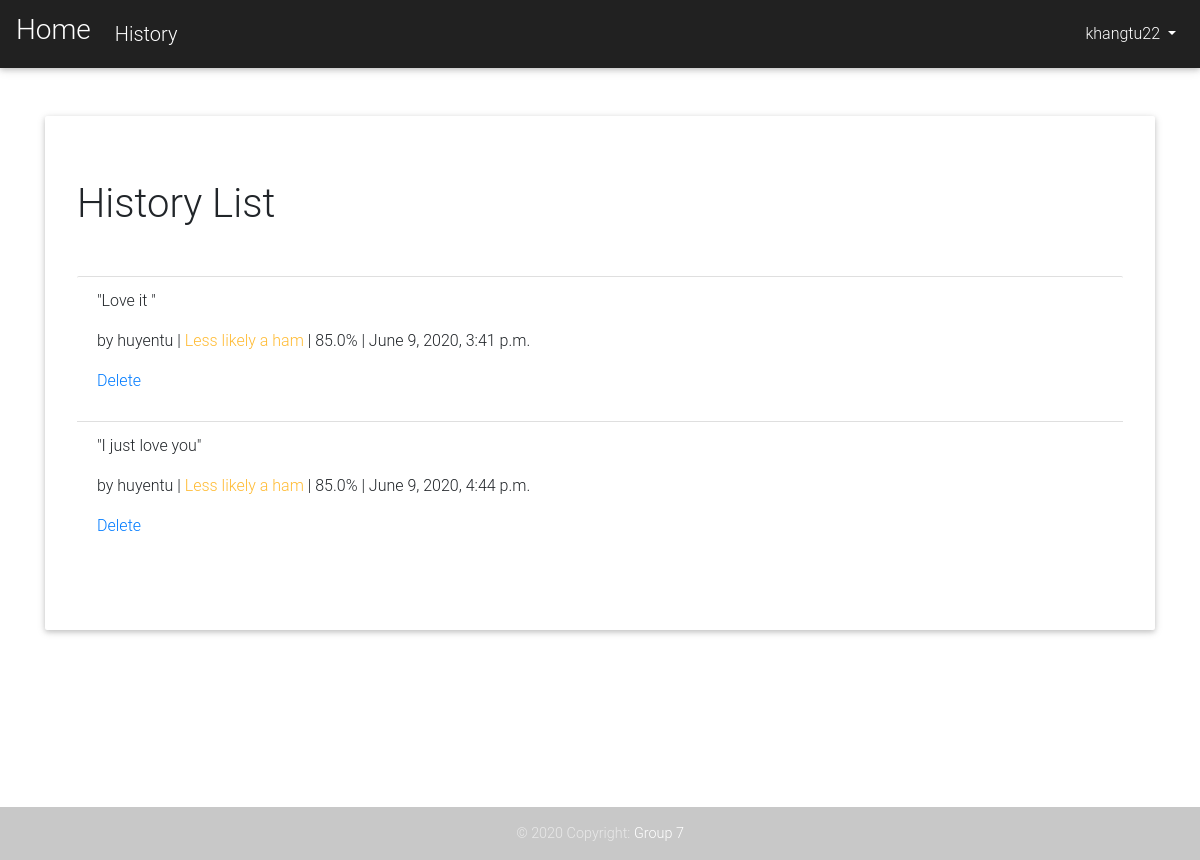
The app's page /history/ (signed in), older data.
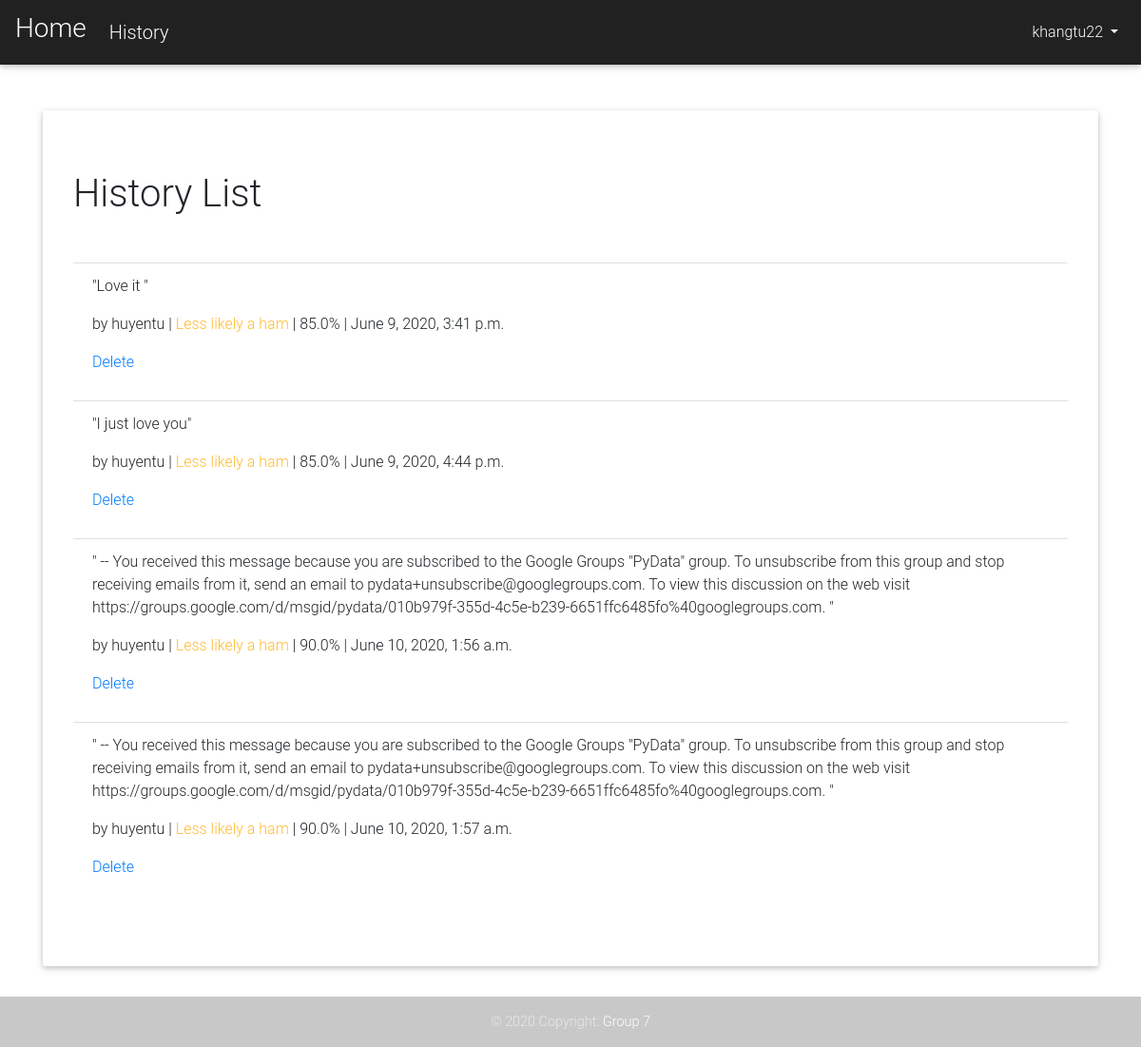
The same page, newer data.
### users/models.py (models this page shows)
class CustomUser(AbstractUser):
    objects = CustomUserManager()

### spam_email/models.py (models this page shows, shortened)
class Email(models.Model):
    content = models.TextField()
    result = models.CharField(max_length=100)
    accuracy = models.CharField(max_length=100)
    last_updated = models.DateTimeField(auto_now=True)
    author = models.ForeignKey(
        get_user_model(),
        on_delete=models.CASCADE,
        related_name='+',
        default='1',
    )

### spam_email/views.py (the view)
# urls.py: path('history/', HistoryView.as_view(), name='history'),
class HistoryView(LoginRequiredMixin, ListView):
    model = Email
    template_name = 'history.html'
    login_url = 'login'

### templates/history.html (shortened to what this page needs)
<!DOCTYPE html>
<html lang="en">
<head>
</head>
<body>
{% extends 'base.html' %}
{% block content %}
    <div class="jumbotron mt-5">
        <h1>History List</h1>
        <ul class="list-group list-group-flush mt-5">
            {% for email in object_list %}
          <li class="list-group-item">
            <p>"{{ email.content }}"</p>
            <p> by {{ email.author }} |<span class="text-warning"> {{ email.result }} </span>| {{ email.accuracy }}% | {{ email.last_updated }}</p>
            <p>
                <a href="{% url 'email_delete' email.pk %}" class="changelink">Delete</a>
            </p>
          </li>
            {% endfor %}
        </ul>
    </div>
{% endblock content %}

### templates/base.html (shortened to what this page needs)
<!DOCTYPE html>
{% load static %}
<html lang="en" dir="ltr">
<head>
</head>
<body class="body">
{% include "base/navbar.html" with base_name='SpamHam' %}
<div class="container" id="main">
    {% block content %}
    {% endblock %}
</div>
{% include "base/footer.html" with base_name='Footer' %}
</body>
</html>

### templates/base/navbar.html (shortened to what this page needs)
{% load static %}
<!DOCTYPE html>
<html lang="en">
<head>
    <link rel="stylesheet" type="text/css" href="{% static 'assets/MDB/css/mdb.min.css' %}">
    <link rel="stylesheet" type="text/css" href="{% static 'assets/css/base.css' %}">
</head>
<body>
    <nav class="navbar navbar-expand-md navbar-dark bg-dark mb-4">
        <a class="navbar-brand" href="{% url 'home' %}">
            <h3>Home</h3>
        </a>
        <a class="navbar-brand ml-2" href="{% url 'history' %}">History</a>
        <div class="collapse navbar-collapse" id="navbarCollapse">
            {% if user.is_authenticated %}
                <ul class="navbar-nav ml-auto">
                    <li class="nav-item">
                        <a class="nav-link dropdown-toggle" href="#" id="userMenu" data-toggle="dropdown" aria-haspopup="true" aria-expanded="false">
                        {{ user.username }}
                        </a>
                    </li>
                </ul>
        {% else %}
            <form class="form-inline ml-auto">
                <a href="{% url 'login' %}" class="text-white bg-dark" > <i class="fas fa-sign-in-alt"></i></a>
                <a href="{% url 'signup' %}" class="text-white bg-dark ml-3">Signup</a>
            </form>
        {% endif %}
        </div>
    </nav>
</body>
</html>

### templates/base/footer.html (shortened to what this page needs)
{% load static %}
<!DOCTYPE html>
<html lang="en">
<head>
    <link rel="stylesheet" href="https://stackpath.bootstrapcdn.com/bootstrap/4.1.1/css/bootstrap.min.css">
    <link rel="stylesheet" type="text/css" href="{% static 'assets/MDB/css/mdb.min.css' %}">
    <link rel="stylesheet" type="text/css" href="{% static 'assets/css/base.css' %}">
</head>
<body>
    <footer class="page-footer font-small #fafafa grey lighten-5">
      <div class="footer-copyright text-center py-3">© 2020 Copyright:
        <a href="https://mdbootstrap.com/"> Group 7</a>
      </div>
    </footer>
</body>
</html>

### static/assets/css/base.css (style rules this page uses)
body { font-family: 'Roboto', sans-serif; }

### templates/base.html (style rules this page uses)
#main { min-height: calc(100vh - 56px - 53px); }

Row changes from the older to the newer data that the page shows:
added Email: content "-- You received this message because you are subscribed to the Google Groups \"PyData\" group. To unsubscribe from this group and stop receiving emails from it, send an email to pydata+unsubscribe@googlegroups.com. To view this discussion on the web visit https://groups.google.com/d/msgid/pydata/010b979f-355d-4c5e-b239-6651ffc6485fo%40googlegroups.com.", author "huyentu", result "Less likely a ham", accuracy "90.0", last_updated "June 10, 2020, 1:56 a.m."
added Email: content "-- You received this message because you are subscribed to the Google Groups \"PyData\" group. To unsubscribe from this group and stop receiving emails from it, send an email to pydata+unsubscribe@googlegroups.com. To view this discussion on the web visit https://groups.google.com/d/msgid/pydata/010b979f-355d-4c5e-b239-6651ffc6485fo%40googlegroups.com.", author "huyentu", result "Less likely a ham", accuracy "90.0", last_updated "June 10, 2020, 1:57 a.m."
